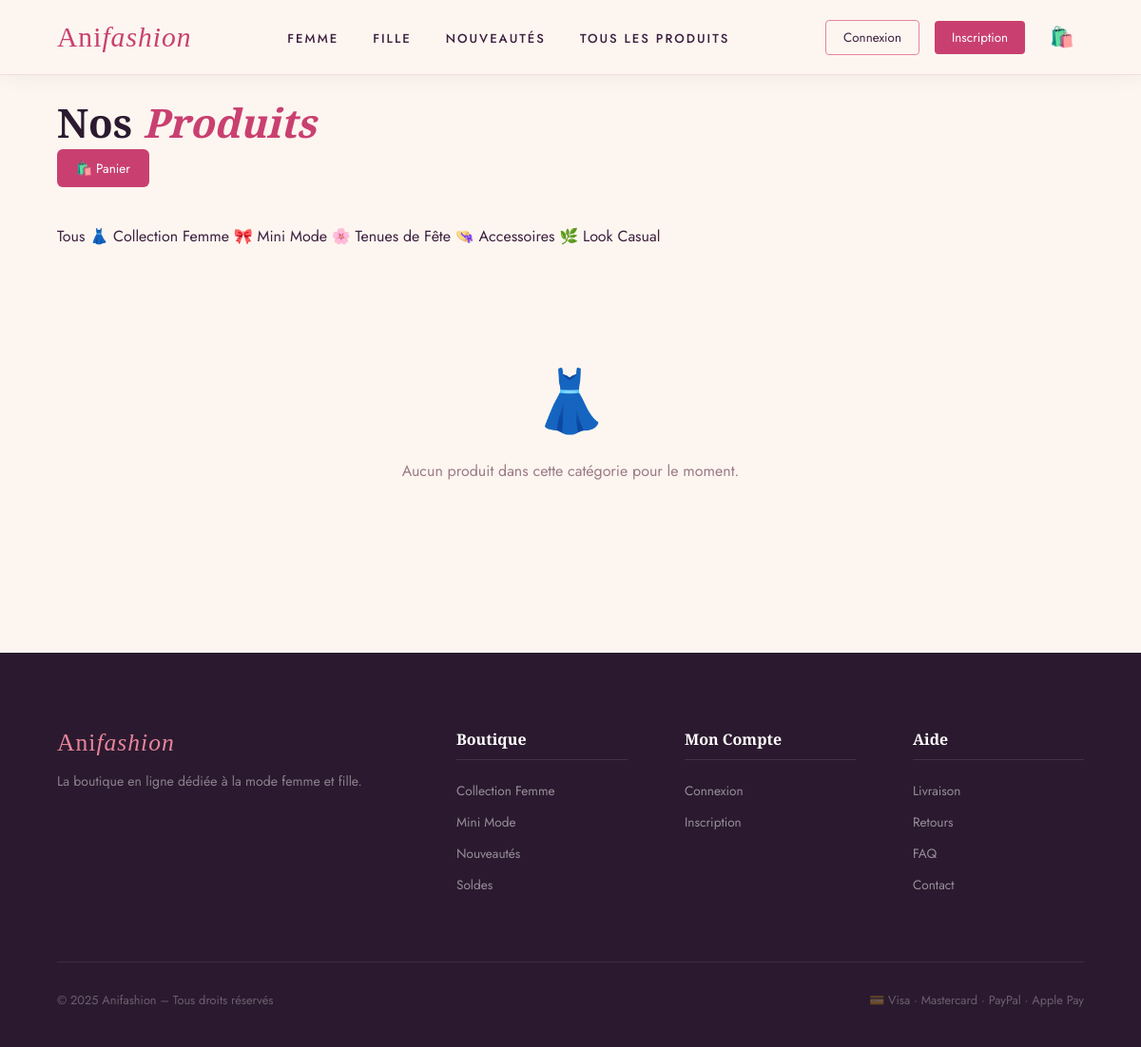
The app's page /produits?categorie=1 with its own data.
### app.py (models this page shows)
class Categorie(db.Model):
    id = db.Column(db.Integer, primary_key=True)
    nom = db.Column(db.String(100), nullable=False)
    emoji = db.Column(db.String(10), default='👗')
    produits = db.relationship('Produit', backref='categorie', lazy=True)

### app.py (the view)
@app.route('/produits')
def produits():
    cat_id = request.args.get('categorie')
    if cat_id:
        produits = Produit.query.filter_by(actif=True, categorie_id=cat_id).all()
    else:
        produits = Produit.query.filter_by(actif=True).all()
    categories = Categorie.query.all()
    return render_template('produits.html', produits=produits, categories=categories, cat_id=cat_id)

### app.py (called while the page is built)
def get_panier():
    return session.get('panier', {})

def panier_count():
    return sum(get_panier().values())

def panier_total():
    panier = get_panier()
    total = 0
    for pid, qty in panier.items():
        p = Produit.query.get(int(pid))
        if p:
            total += p.prix * qty
    return round(total, 2)

@app.context_processor
def inject_panier():
    return dict(panier_count=panier_count(), panier_total=panier_total())

### templates/produits.html (shortened to what this page needs)
{% extends 'base.html' %}
{% block content %}
<div style="padding-top:100px" class="section">
  <div class="dash-header" style="border:none;padding:0 0 20px 0;margin-bottom:20px">
    <h1 class="section-title">Nos <em>Produits</em></h1>
    <a href="{{ url_for('voir_panier') }}" class="btn-panier-nav">
      🛍️ Panier
    </a>
  </div>
  <div class="filter-bar reveal">
    <a href="{{ url_for('produits') }}" class="filter-btn {% if not cat_id %}active{% endif %}">Tous</a>
    {% for cat in categories %}
    <a href="{{ url_for('produits') }}?categorie={{ cat.id }}"
       class="filter-btn {% if cat_id and cat_id|int == cat.id %}active{% endif %}">
      {{ cat.emoji }} {{ cat.nom }}
    </a>
    {% endfor %}
  </div>
  <div class="products-grid" style="margin-top:36px">
    {% for p in produits %}
    <div class="product-card reveal">
      <div class="product-img" style="background:linear-gradient(160deg,#fce8ef,#f2a7b8)">
        {% if p.image and p.image != 'default.jpg' %}
          <img src="{{ url_for('static', filename='uploads/' + p.image) }}" alt="{{ p.nom }}"
               style="width:100%;height:100%;object-fit:cover;position:absolute;inset:0">
        {% else %}
          <div class="product-img-bg">{{ p.categorie.emoji if p.categorie else '👗' }}</div>
        {% endif %}
        {% if p.badge %}
          <span class="badge-{{ 'new' if p.badge == 'Nouveau' else 'sale' }}">{{ p.badge }}</span>
        {% endif %}
        <div class="product-actions">
          {% if p.stock > 0 %}
            <form method="POST" action="{{ url_for('ajouter_panier', produit_id=p.id) }}" style="flex:1;display:flex">
              <input type="hidden" name="quantite" value="1">
              <button type="submit" class="btn-cart">🛒 Ajouter</button>
            </form>
          {% else %}
            <button class="btn-cart btn-rupture" disabled>Rupture</button>
          {% endif %}
        </div>
      </div>
      <div class="product-info">
        <p class="cat-label">{{ p.categorie.nom if p.categorie else '' }}</p>
        <h3>{{ p.nom }}</h3>
        <div class="price-row">
          <span class="price-current">{{ "%.2f"|format(p.prix) }} €</span>
          {% if p.prix_ancien %}<span class="price-old">{{ "%.2f"|format(p.prix_ancien) }} €</span>{% endif %}
        </div>
        <div style="display:flex;justify-content:space-between;align-items:center;margin-top:6px">
          <div class="stars">★★★★★</div>
          <span class="stock-info {% if p.stock <= 5 %}stock-low{% endif %}">
            {% if p.stock <= 0 %}Rupture{% elif p.stock <= 5 %}Plus que {{ p.stock }}{% else %}En stock{% endif %}
          </span>
        </div>
      </div>
    </div>
    {% else %}
    <div style="grid-column:1/-1;text-align:center;padding:80px;color:#9a7a87">
      <div style="font-size:4rem;margin-bottom:16px">👗</div>
      <p>Aucun produit dans cette catégorie pour le moment.</p>
    </div>
    {% endfor %}
  </div>
</div>
{% endblock %}

### static/css/style.css (style rules this page uses)
:root { --rose: #e8849a; --deep: #2b1a2f; --blush: #fce8ef; --cream: #fdf6f0; --accent: #c94070; --soft: #f7d6e0; --text: #3d2040; --muted: #7a5568; }
* { margin: 0; padding: 0; box-sizing: border-box; }
body { font-family: 'Jost', sans-serif; background: var(--cream); color: var(--text); overflow-x: hidden; cursor: auto; }
a { text-decoration: none; color: inherit; }
.section { padding: 100px 60px; }
.section-title { font-family: 'Playfair Display', serif; font-size: clamp(1.9rem, 3.5vw, 3.2rem); color: var(--deep); }
.section-title em { color: var(--accent); font-style: italic; }
.products-grid { display: grid; grid-template-columns: repeat(4, 1fr); gap: 26px; }
.reveal { opacity: 0; transform: translateY(30px); transition: opacity 0.7s ease, transform 0.7s ease; }
.reveal.visible { opacity: 1; transform: translateY(0); }
.btn-panier-nav { display: inline-flex; align-items: center; gap: 8px; background: var(--accent); color: white; padding: 10px 20px; border-radius: 6px; font-size: 0.85rem; font-family: 'Jost'; transition: background 0.2s; cursor: pointer; }

### records on screen
Categorie: emoji "👗", nom "Collection Femme"
Categorie: emoji "🎀", nom "Mini Mode"
Categorie: emoji "🌸", nom "Tenues de Fête"
Categorie: emoji "👒", nom "Accessoires"
Categorie: emoji "🌿", nom "Look Casual"
